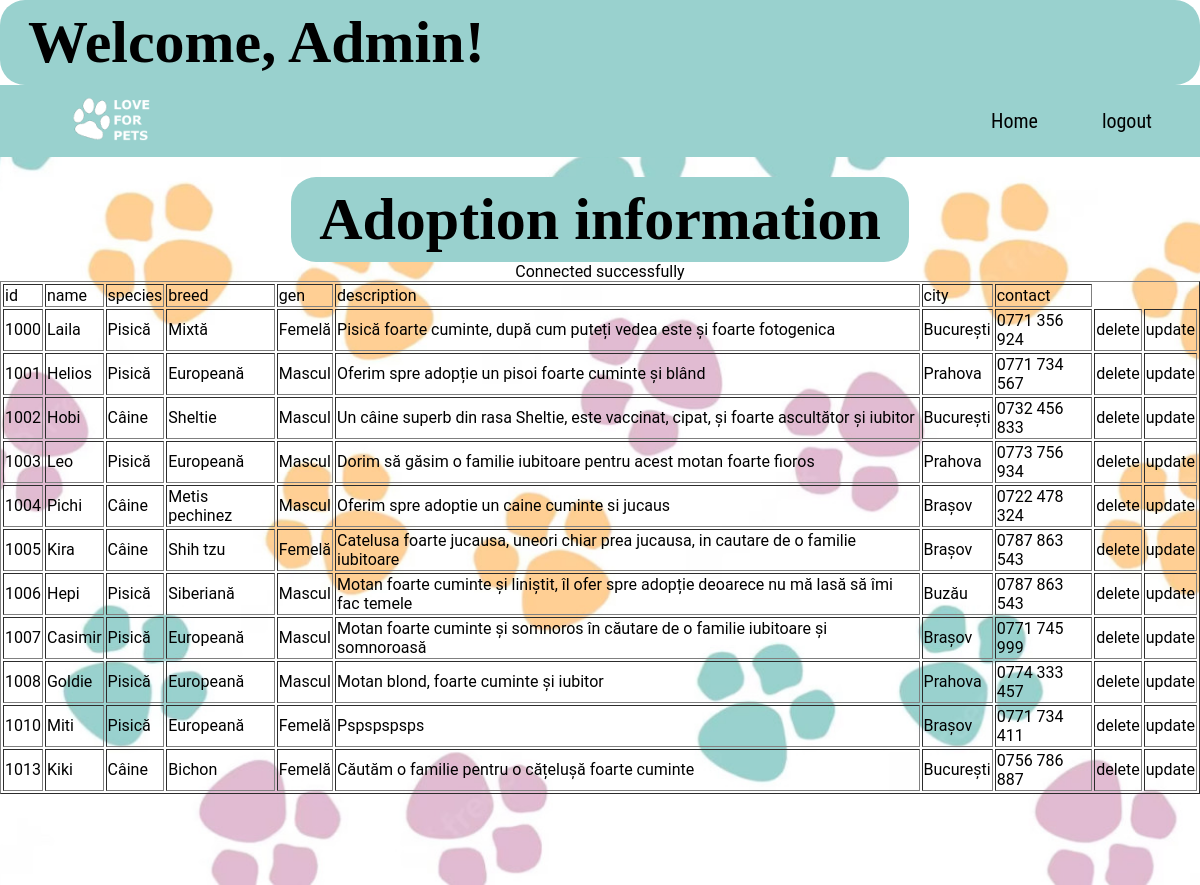
Screenshot of /admin/index.php (signed in) with the database file from the repository.
### tables this page shows
CREATE TABLE `adopt` (
  `name` varchar(101) NOT NULL,
  `species` enum('Câine','Pisică') NOT NULL,
  `breed` varchar(101) NOT NULL,
  `gen` enum('Femelă','Mascul') NOT NULL,
  `description` varchar(101) NOT NULL,
  `city` varchar(101) NOT NULL,
  `location` varchar(255) NOT NULL,
  `image` varchar(601) NOT NULL,
  `id` int(101) NOT NULL,
  `contact` varchar(101) NOT NULL
);

### admin/index.php (the view, shortened to what this page needs)
<!DOCTYPE html>
<html lang="en">
<head>
    <link rel="stylesheet" href="style.css">
</head>
<body>
    <h1>Welcome, Admin!</h1>
    <nav>
        <div id="logo-img">
            <a href="index.php">
                <img src="img/logo.png">
            </a>
        </div>
        <ul>
            <li>
                <a href="index.php">Home</a>
            </li>
            <li>
                <a href="logout.php">logout</a>
            </li>
        </ul>
    </nav>
    <div id="banneradmin">
        <h1>Adoption information</h1>
        <?php
        include 'config.php';
        $sql = "SELECT * FROM adopt";
        $result = $conn->query($sql);
        echo '<table border="1">
		<tr><td>id</td><td>name</td><td>species</td><td>breed</td><td>gen</td><td>description</td><td>city</td><td>contact</td></tr>';
        if ($result->num_rows >0) {
	    while ($row = $result->fetch_assoc()) {
		echo'
		<tr>';
		$id = $row['id'];
		echo '<td>'.$row['id'].'</td>';
		echo'<td>'.$row['name'].'</td>';
		echo'<td>'.$row['species'].'</td>';
        echo'<td>'.$row['breed'].'</td>';
        echo'<td>'.$row['gen'].'</td>';
        echo'<td>'.$row['description'].'</td>';
        echo'<td>'.$row['city'].'</td>';
        echo'<td>'.$row['contact'].'</td>';
		echo"<td><a href=delete.php?id=$row[id]>delete</td>";
		echo"<td><a href=update.php?id=$id>update</td>";
		echo'</tr>';
	         }
        }else{
            echo "error in retrieve";
        }
        echo "</table>";
        ?>
    </div>
</body>
</html>

### admin/style.css (style rules this page uses)
* { scroll-behavior: smooth; }
body { font-family: "Roboto", sans-serif; margin: 0; }
h1 { color: black; padding: 8px 28px; background: #99d1ce; border-radius: 25px; margin: 0; font-size: 60px; font-family: "Roboto Slab", serif; justify-content: center; }
a { text-decoration: none; color: black; }
#banneradmin { height: 100vh; display: flex; align-items: center; justify-content: center; flex-direction: column; background: #99d1ce url("img/bg.jpg"); background-size: cover; background-attachment: fixed; background-position: center; color: black; }
nav { height: 72px; background: #99d1ce; width: 100%; margin: 0; position: fixed; font-family: "Roboto Condensed", sans-serif; font-size: 20px; display: flex; justify-content: space-between; padding: 0 16px 0 0; box-sizing: border-box; z-index: 100; }
nav a { padding: 0 32px; color: black; transition: 0.4s; }
nav ul { display: flex; list-style: none; justify-content: space-around; align-items: center; height: 100%; margin: 0; }
#logo-img { display: flex; height: 100%; background: #99d1ce; padding: 0 32px; align-items: center; color: white; transition: 0.4s; }
#logo-img img { height: 100px; }

### rows the page displays
adopt: id "1000", name "Laila", species "Pisică", breed "Mixtă", gen "Femelă", description "Pisică foarte cuminte, după cum puteți vedea este și foarte fotogenica", city "București", contact "0771 356 924"
adopt: id "1001", name "Helios", species "Pisică", breed "Europeană", gen "Mascul", description "Oferim spre adopție un pisoi foarte cuminte și blând", city "Prahova", contact "0771 734 567"
adopt: id "1002", name "Hobi", species "Câine", breed "Sheltie", gen "Mascul", description "Un câine superb din rasa Sheltie, este vaccinat, cipat, și foarte ascultător și iubitor", city "București", contact "0732 456 833"
adopt: id "1003", name "Leo", species "Pisică", breed "Europeană", gen "Mascul", description "Dorim să găsim o familie iubitoare pentru acest motan foarte fioros", city "Prahova", contact "0773 756 934"
adopt: id "1004", name "Pichi", species "Câine", breed "Metis pechinez", gen "Mascul", description "Oferim spre adoptie un caine cuminte si jucaus", city "Brașov", contact "0722 478 324"
adopt: id "1005", name "Kira", species "Câine", breed "Shih tzu", gen "Femelă", description "Catelusa foarte jucausa, uneori chiar prea jucausa, in cautare de o familie iubitoare", city "Brașov", contact "0787 863 543"
adopt: id "1006", name "Hepi", species "Pisică", breed "Siberiană", gen "Mascul", description "Motan foarte cuminte și liniștit, îl ofer spre adopție deoarece nu mă lasă să îmi fac temele", city "Buzău", contact "0787 863 543"
adopt: id "1007", name "Casimir", species "Pisică", breed "Europeană", gen "Mascul", description "Motan foarte cuminte și somnoros în căutare de o familie iubitoare și somnoroasă", city "Brașov", contact "0771 745 999"
adopt: id "1008", name "Goldie", species "Pisică", breed "Europeană", gen "Mascul", description "Motan blond, foarte cuminte și iubitor", city "Prahova", contact "0774 333 457"
adopt: id "1010", name "Miti", species "Pisică", breed "Europeană", gen "Femelă", description "Pspspspsps", city "Brașov", contact "0771 734 411"
adopt: id "1013", name "Kiki", species "Câine", breed "Bichon", gen "Femelă", description "Căutăm o familie pentru o cățelușă foarte cuminte", city "București", contact "0756 786 887"
